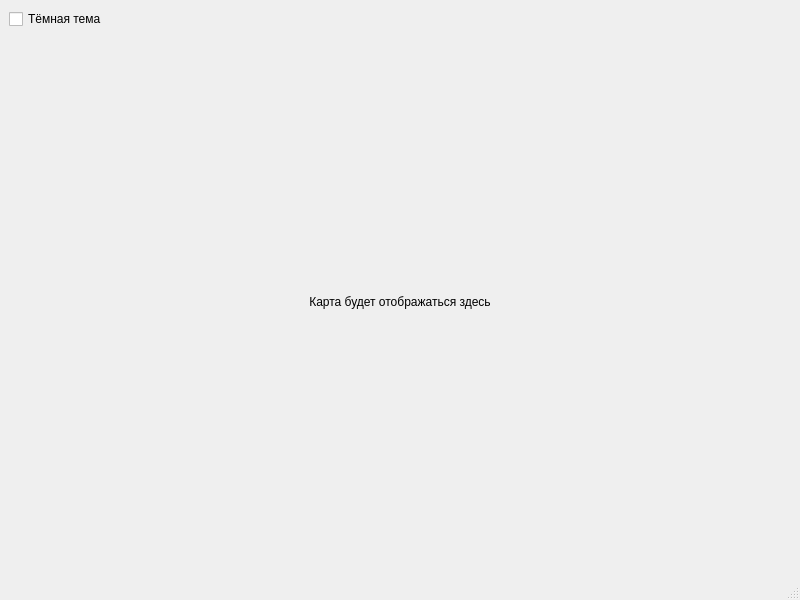
<?xml version="1.0" encoding="UTF-8"?>
<ui version="4.0">
 <class>MainWindow</class>
 <widget class="QMainWindow" name="MainWindow">
  <property name="geometry">
   <rect>
    <x>100</x>
    <y>100</y>
    <width>800</width>
    <height>600</height>
   </rect>
  </property>
  <property name="windowTitle">
   <string>Map Viewer</string>
  </property>
  <widget class="QWidget" name="centralwidget">
   <layout class="QVBoxLayout" name="verticalLayout">
    <item>
     <widget class="QCheckBox" name="theme_checkbox">
      <property name="text">
       <string>Тёмная тема</string>
      </property>
     </widget>
    </item>
    <item>
     <widget class="QLabel" name="g_map">
      <property name="text">
       <string>Карта будет отображаться здесь</string>
      </property>
      <property name="alignment">
       <set>Qt::AlignCenter</set>
      </property>
     </widget>
    </item>
   </layout>
  </widget>
  <widget class="QMenuBar" name="menubar">
   <property name="geometry">
    <rect>
     <x>0</x>
     <y>0</y>
     <width>800</width>
     <height>21</height>
    </rect>
   </property>
  </widget>
  <widget class="QStatusBar" name="statusbar"/>
 </widget>
 <resources/>
 <connections/>
</ui>
